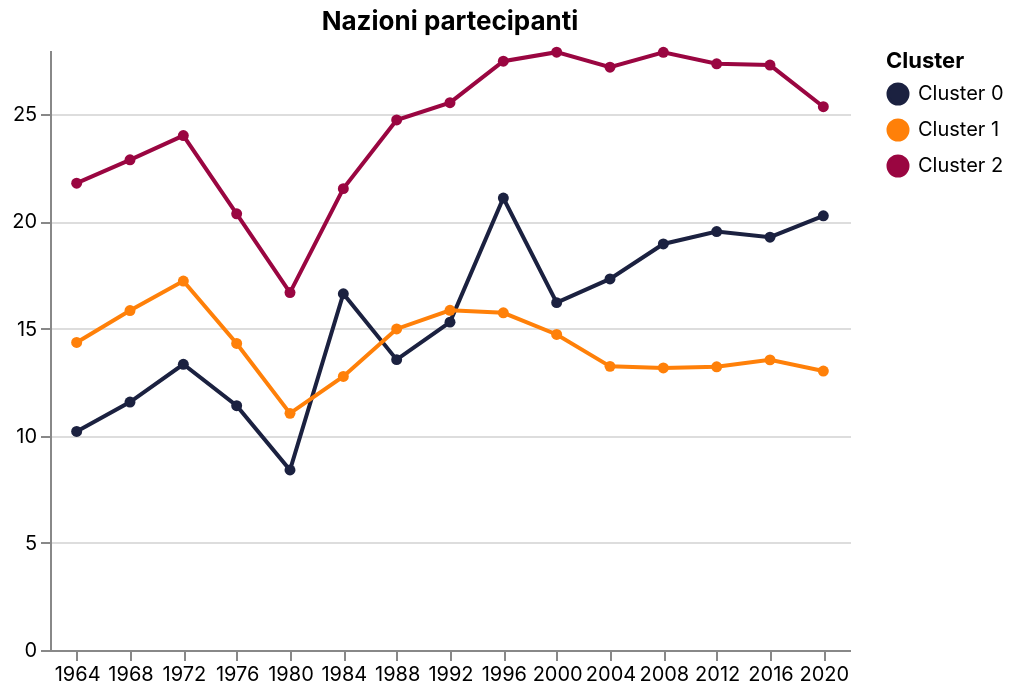

The Vega-Lite source for this figure:
### Vega-Lite specification from a JSON file in a GitHub repository (floating-point values rounded to 4 significant figures)
{"$schema": "https://vega.github.io/schema/vega-lite/v5.20.1.json", "config": {"axis": {"labelFont": "Inter", "titleFont": "Inter"}, "background": "transparent", "header": {"labelFont": "Inter", "titleFont": "Inter"}, "legend": {"labelFont": "Inter", "titleFont": "Inter"}, "range": {"category": ["#1b2140", "#ff8009", "#9a0641", "#ffe34a", "#e7b6af", "#0088b0", "#e03830"], "heatmap": ["#e7b6af", "#1b2140"], "ramp": ["#e7b6af", "#1b2140"]}, "text": {"font": "Inter"}, "title": {"font": "Inter"}, "view": {"stroke": "transparent"}}, "data": {"name": "data-0d448f9f1d30679509ee1b61c8748d8d"}, "datasets": {"data-0d448f9f1d30679509ee1b61c8748d8d": [{"cluster_k3": "Cluster 0", "gold_per_athlete": 0.3125, "gold_per_popul": 1.003e-07, "n_athletes": 17.2, "n_nations": 10.2, "year": 1964}, {"cluster_k3": "Cluster 0", "gold_per_athlete": 0.3, "gold_per_popul": 7.395e-08, "n_athletes": 21.71, "n_nations": 11.57, "year": 1968}, {"cluster_k3": "Cluster 0", "gold_per_athlete": 0.3, "gold_per_popul": 3.515e-08, "n_athletes": 23.33, "n_nations": 13.33, "year": 1972}, {"cluster_k3": "Cluster 0", "gold_per_athlete": 0.3, "gold_per_popul": 4.589e-08, "n_athletes": 20.6, "n_nations": 11.4, "year": 1976}, {"cluster_k3": "Cluster 0", "gold_per_athlete": 0.5556, "gold_per_popul": 1.323e-07, "n_athletes": 15.2, "n_nations": 8.4, "year": 1980}, {"cluster_k3": "Cluster 0", "gold_per_athlete": 0.35, "gold_per_popul": 1.851e-08, "n_athletes": 28.0, "n_nations": 16.62, "year": 1984}, {"cluster_k3": "Cluster 0", "gold_per_athlete": 0.2754, "gold_per_popul": 5.342e-08, "n_athletes": 20.75, "n_nations": 13.55, "year": 1988}, {"cluster_k3": "Cluster 0", "gold_per_athlete": 0.2951, "gold_per_popul": 8.659e-08, "n_athletes": 23.9, "n_nations": 15.3, "year": 1992}, {"cluster_k3": "Cluster 0", "gold_per_athlete": 0.2894, "gold_per_popul": 2.553e-08, "n_athletes": 33.18, "n_nations": 21.09, "year": 1996}, {"cluster_k3": "Cluster 0", "gold_per_athlete": 0.1937, "gold_per_popul": 3.143e-08, "n_athletes": 22.47, "n_nations": 16.21, "year": 2000}, {"cluster_k3": "Cluster 0", "gold_per_athlete": 0.3235, "gold_per_popul": 2.115e-08, "n_athletes": 23.95, "n_nations": 17.32, "year": 2004}, {"cluster_k3": "Cluster 0", "gold_per_athlete": 0.2292, "gold_per_popul": 1.608e-08, "n_athletes": 25.11, "n_nations": 18.95, "year": 2008}, {"cluster_k3": "Cluster 0", "gold_per_athlete": 0.2869, "gold_per_popul": 2.736e-08, "n_athletes": 25.26, "n_nations": 19.53, "year": 2012}, {"cluster_k3": "Cluster 0", "gold_per_athlete": 0.3564, "gold_per_popul": 4.212e-08, "n_athletes": 25.58, "n_nations": 19.26, "year": 2016}, {"cluster_k3": "Cluster 0", "gold_per_athlete": 0.2723, "gold_per_popul": 4.949e-08, "n_athletes": 27.05, "n_nations": 20.26, "year": 2020}, {"cluster_k3": "Cluster 1", "gold_per_athlete": 0.07701, "gold_per_popul": 3.325e-07, "n_athletes": 14.35, "n_nations": 14.35, "year": 1964}, {"cluster_k3": "Cluster 1", "gold_per_athlete": 0.07072, "gold_per_popul": 5.252e-08, "n_athletes": 15.76, "n_nations": 15.84, "year": 1968}, {"cluster_k3": "Cluster 1", "gold_per_athlete": 0.0623, "gold_per_popul": 4.122e-08, "n_athletes": 17.51, "n_nations": 17.22, "year": 1972}, {"cluster_k3": "Cluster 1", "gold_per_athlete": 0.06103, "gold_per_popul": 6.826e-08, "n_athletes": 14.3, "n_nations": 14.3, "year": 1976}, {"cluster_k3": "Cluster 1", "gold_per_athlete": 0.05828, "gold_per_popul": 5.934e-08, "n_athletes": 11.04, "n_nations": 11.04, "year": 1980}, {"cluster_k3": "Cluster 1", "gold_per_athlete": 0.06807, "gold_per_popul": 4.625e-08, "n_athletes": 12.76, "n_nations": 12.76, "year": 1984}, {"cluster_k3": "Cluster 1", "gold_per_athlete": 0.06579, "gold_per_popul": 3.648e-08, "n_athletes": 14.98, "n_nations": 14.98, "year": 1988}, {"cluster_k3": "Cluster 1", "gold_per_athlete": 0.06389, "gold_per_popul": 2.27e-08, "n_athletes": 16.0, "n_nations": 15.85, "year": 1992}, {"cluster_k3": "Cluster 1", "gold_per_athlete": 0.0589, "gold_per_popul": 3.142e-08, "n_athletes": 15.93, "n_nations": 15.74, "year": 1996}, {"cluster_k3": "Cluster 1", "gold_per_athlete": 0.07045, "gold_per_popul": 1.019e-07, "n_athletes": 14.88, "n_nations": 14.72, "year": 2000}, {"cluster_k3": "Cluster 1", "gold_per_athlete": 0.07583, "gold_per_popul": 5.134e-08, "n_athletes": 13.45, "n_nations": 13.24, "year": 2004}, {"cluster_k3": "Cluster 1", "gold_per_athlete": 0.06911, "gold_per_popul": 5.193e-08, "n_athletes": 13.36, "n_nations": 13.16, "year": 2008}, {"cluster_k3": "Cluster 1", "gold_per_athlete": 0.0604, "gold_per_popul": 9.806e-08, "n_athletes": 13.41, "n_nations": 13.22, "year": 2012}, {"cluster_k3": "Cluster 1", "gold_per_athlete": 0.07088, "gold_per_popul": 4.381e-08, "n_athletes": 13.68, "n_nations": 13.54, "year": 2016}, {"cluster_k3": "Cluster 1", "gold_per_athlete": 0.075, "gold_per_popul": 5.334e-08, "n_athletes": 13.18, "n_nations": 13.02, "year": 2020}, {"cluster_k3": "Cluster 2", "gold_per_athlete": 0.08377, "gold_per_popul": 4.763e-08, "n_athletes": 40.15, "n_nations": 21.78, "year": 1964}, {"cluster_k3": "Cluster 2", "gold_per_athlete": 0.08223, "gold_per_popul": 3.715e-08, "n_athletes": 41.51, "n_nations": 22.88, "year": 1968}, {"cluster_k3": "Cluster 2", "gold_per_athlete": 0.0787, "gold_per_popul": 5.496e-08, "n_athletes": 42.24, "n_nations": 24.01, "year": 1972}, {"cluster_k3": "Cluster 2", "gold_per_athlete": 0.08554, "gold_per_popul": 6.846e-08, "n_athletes": 35.16, "n_nations": 20.36, "year": 1976}, {"cluster_k3": "Cluster 2", "gold_per_athlete": 0.08897, "gold_per_popul": 7.958e-08, "n_athletes": 27.34, "n_nations": 16.68, "year": 1980}, {"cluster_k3": "Cluster 2", "gold_per_athlete": 0.07708, "gold_per_popul": 3.238e-08, "n_athletes": 34.14, "n_nations": 21.53, "year": 1984}, {"cluster_k3": "Cluster 2", "gold_per_athlete": 0.08007, "gold_per_popul": 6.951e-08, "n_athletes": 39.39, "n_nations": 24.73, "year": 1988}, {"cluster_k3": "Cluster 2", "gold_per_athlete": 0.07509, "gold_per_popul": 3.67e-08, "n_athletes": 39.95, "n_nations": 25.54, "year": 1992}, {"cluster_k3": "Cluster 2", "gold_per_athlete": 0.08875, "gold_per_popul": 5.483e-08, "n_athletes": 41.56, "n_nations": 27.48, "year": 1996}, {"cluster_k3": "Cluster 2", "gold_per_athlete": 0.1, "gold_per_popul": 7.072e-08, "n_athletes": 40.09, "n_nations": 27.9, "year": 2000}, {"cluster_k3": "Cluster 2", "gold_per_athlete": 0.08913, "gold_per_popul": 6.046e-08, "n_athletes": 39.13, "n_nations": 27.2, "year": 2004}, {"cluster_k3": "Cluster 2", "gold_per_athlete": 0.09715, "gold_per_popul": 5.68e-08, "n_athletes": 39.43, "n_nations": 27.89, "year": 2008}, {"cluster_k3": "Cluster 2", "gold_per_athlete": 0.0937, "gold_per_popul": 1.091e-07, "n_athletes": 37.52, "n_nations": 27.36, "year": 2012}, {"cluster_k3": "Cluster 2", "gold_per_athlete": 0.09545, "gold_per_popul": 6.872e-08, "n_athletes": 39.21, "n_nations": 27.3, "year": 2016}, {"cluster_k3": "Cluster 2", "gold_per_athlete": 0.1077, "gold_per_popul": 8.633e-08, "n_athletes": 36.69, "n_nations": 25.35, "year": 2020}]}, "encoding": {"color": {"field": "cluster_k3", "title": "Cluster", "type": "nominal"}, "tooltip": [{"field": "cluster_k3", "type": "nominal"}, {"field": "year", "type": "quantitative"}, {"field": "n_nations", "format": ".2f", "type": "quantitative"}], "x": {"axis": {"labelAngle": 0}, "field": "year", "title": null, "type": "ordinal"}, "y": {"field": "n_nations", "scale": {}, "title": null, "type": "quantitative"}}, "height": 300, "mark": {"point": true, "type": "line"}, "title": "Nazioni partecipanti", "width": 400}
